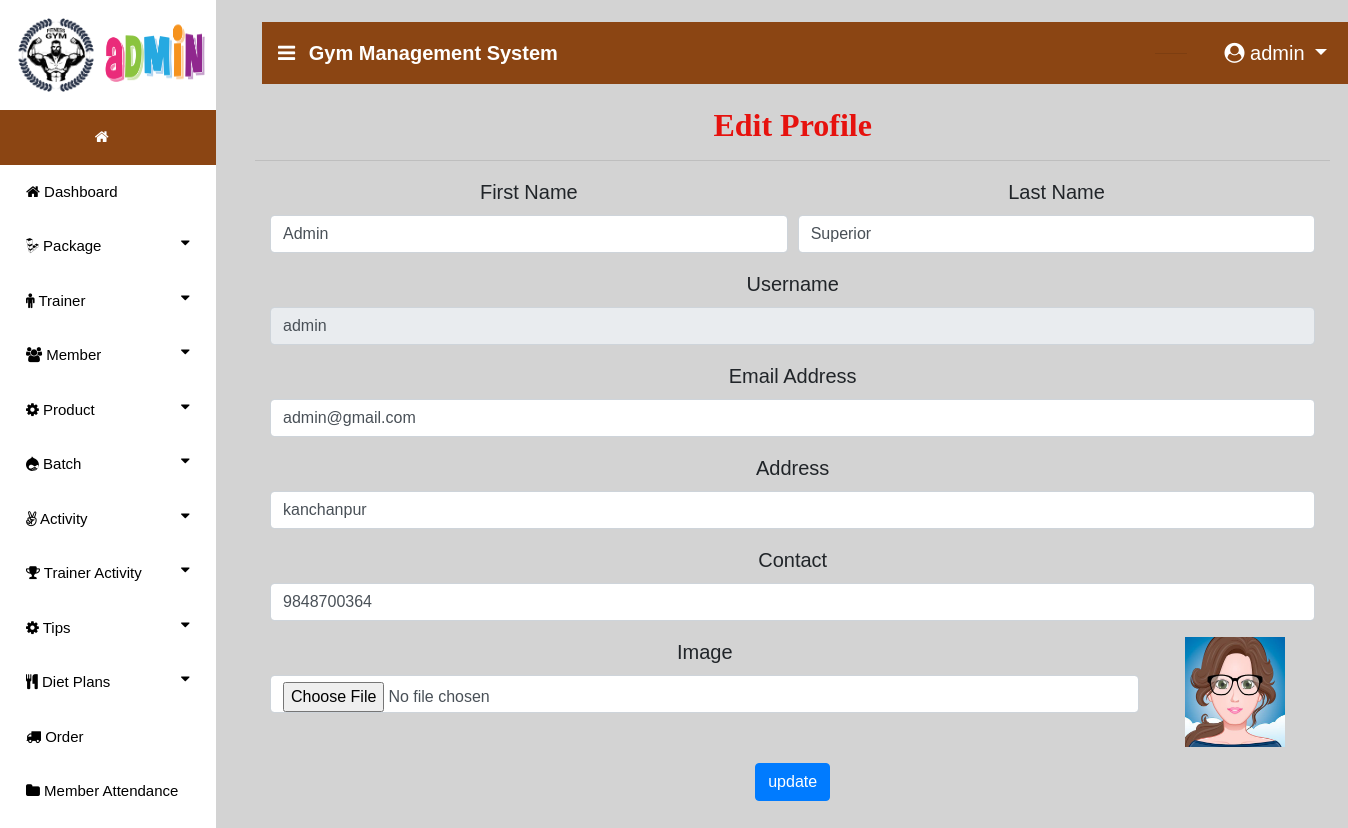
Screenshot of /edit_profile (signed in) with the database file from the repository.
### gym/models.py (models this page shows, shortened)
class Member(models.Model):
    user = models.ForeignKey(User, on_delete=models.CASCADE, null=True)
    batch = models.ForeignKey(Batch, on_delete=models.CASCADE, null=True)
    contact = models.CharField(max_length=10, null=True)
    address = models.CharField(max_length=10, null=True)
    height = models.CharField(max_length=10, null=True)
    weight = models.CharField(max_length=10, null=True)
    doj = models.DateField(max_length=10, null=True)
    dob = models.DateField(max_length=10, null=True)
    image = models.FileField(null=True)

### gym/views.py (the view, shortened to what this page needs)
# urls.py: path('edit_profile',Edit_Profile,name="edit_profile"),
def Edit_Profile(request):
    sign = 0
    user = User.objects.get(username=request.user.username)
    error = ""
    count = ""
    try:
        sign = Member.objects.get(user=user)
        count = cart_count(request)
        if sign:
            error = "pat"
    except:
        pass
    user1 = User.objects.get(id=request.user.id)
    pro=""
    try:
        pro = Member.objects.get(user=user)
    except:
        pro = Trainer.objects.get(user=user)
    terror = False
    d = {'terror':terror,'error':error,'pro':pro,'count':count}
    return render(request, 'edit_profile.html',d)

### gym/views.py (called while the page is built)
def cart_count(request):
    user = User.objects.get(id=request.user.id)
    mem = Member.objects.get(user=user)
    cart = Cart.objects.filter(member=mem)
    count=0
    for i in cart:
        count+=1
    return count

### gym/templates/edit_profile.html (shortened to what this page needs)
{% extends 'navigation3.html' %}
{% block body1 %}
{% load static %}
<div class="container">
    <h2 style="font-weight:bold;font-family : 'Monotype Corsiva' ; color : #E6120E ;margin-top:2%" align="center">Edit Profile</h2><hr>
<div class="container-fluid" style="">
    <div class="row">
        <div class="col-md-12">
            <form method="post" action="" enctype="multipart/form-data">
    <div class="form-row">
    <div class="form-group col-md-6">
      <label for="inputEmail4">First Name</label>
      <input type="text" class="form-control" value="{{pro.user.first_name}}" name="fname" id="inputEmail4">
    </div>
    <div class="form-group col-md-6">
      <label for="inputPassword4">Last Name</label>
      <input type="text" class="form-control" name="lname" value="{{pro.user.last_name}}" id="inputPassword4">
    </div>
  </div>
    <div class="form-row">
    <div class="form-group col-md-12">
      <label for="inputEmail4">Username</label>
      <input type="text" class="form-control" name="uname" value="{{pro.user.username}}" id="inputEmail4" readonly>
    </div>
        <div class="form-group col-md-12">
      <label for="inputEmail4">Email Address</label>
      <input type="text" class="form-control" name="email" value="{{pro.user.email}}" id="inputEmail4">
    </div>
  </div>
<div class="form-row">
    <div class="form-group col-md-12">
      <label for="inputEmail4">Address</label>
      <input type="text" class="form-control" name="address" value="{{pro.address}}" id="inputEmail4">
    </div>
  </div>
 <div class="form-row">
    <div class="form-group col-md-12">
    <label for="exampleInputPassword1">Contact</label>
    <input type="text" class="form-control" id="exampleInputPassword1" value="{{pro.contact}}" name="contact">
  </div>
        </div>
<div class="form-row">
    <div class="form-group col-md-10">
    <label for="exampleInputPassword1">Image</label>
    <input type="file" class="form-control" id="exampleInputPassword1" name="image">
  </div>
    <div class="form-group col-md-2">
   <img src="{{pro.image.url}}" style="width:100px;height:110px">
  </div>
</div>
  <button type="submit" class="btn btn-primary" style="margin-bottom:5%">update</button>
</form>
        </div>
    </div>
</div>
</div>
{% endblock %}

### gym/templates/navigation3.html (shortened to what this page needs)
{% extends 'navigation2.html' %}
{% block body %}
<nav class="navbar navbar-expand-lg navbar-light" style="margin-left:2%;margin-top:2%;width:99%;background-color:SaddleBrown">
  <a class="navbar-brand" href="#" style="color:white;font-weight:bold"><i class="fa fa-bars" style="margin-right:8px"></i> Gym Management System</a>
  {% if request.user.is_staff %}
     <div class="collapse navbar-collapse nav justify-content-end" id="navbarNavDropdown">
      <li class="nav-item dropdown" style="margin-right:3%;color:white;margin-left:600px">
        <a class="nav-link dropdown" style="margin-left:5%;color:white" href="#" id="navbarDropdown" role="button" data-toggle="dropdown" aria-haspopup="true">
        </a>
        <hr>
      </li>
  </div>
     {% endif %}
  <div class="collapse navbar-collapse nav justify-content-end" id="navbarNavDropdown">
      <li class="nav-item dropdown" style="margin-right:3%;color:white">
        <a class="nav-link dropdown-toggle" style="color:white;margin-left:5%" href="#" id="navbarDropdown" role="button" data-toggle="dropdown" aria-haspopup="true" aria-expanded="false">
          <i class="fa fa-user-circle"></i> {{request.user.username}}
        </a>
      </li>
  </div>
 </nav>
{% block body1 %}
{% endblock %}
{% endblock %}

### gym/templates/navigation2.html (style rules this page uses)
body { font-family: "Lato", sans-serif; }
body { margin:0;font-family:Arial }
.dropdown { float:right; }

### rows the page displays
Member: fname "Admin", lname "Superior", uname "admin", email "admin@gmail.com", address "kanchanpur", contact "9848700364", image (picture)

### other values shown
{{ request.user.username }} "admin"
